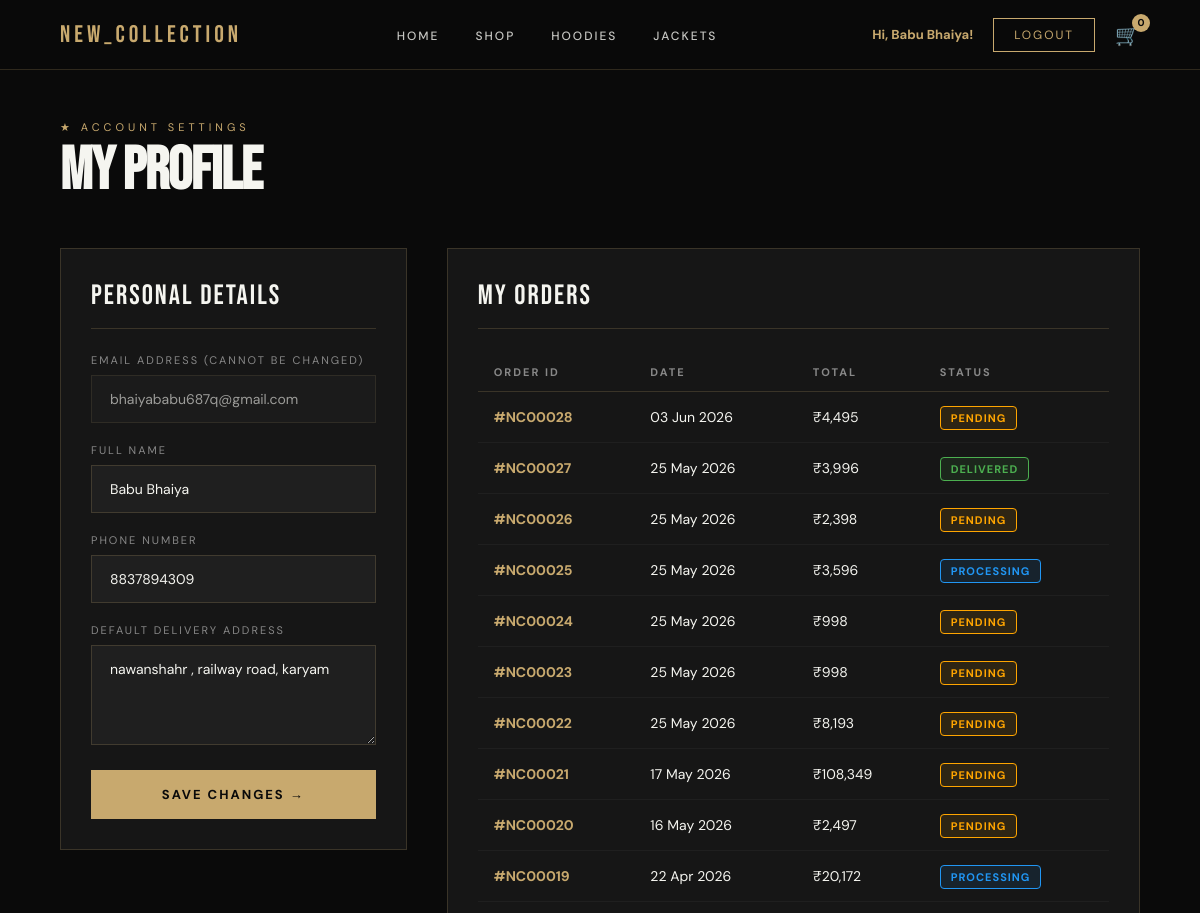
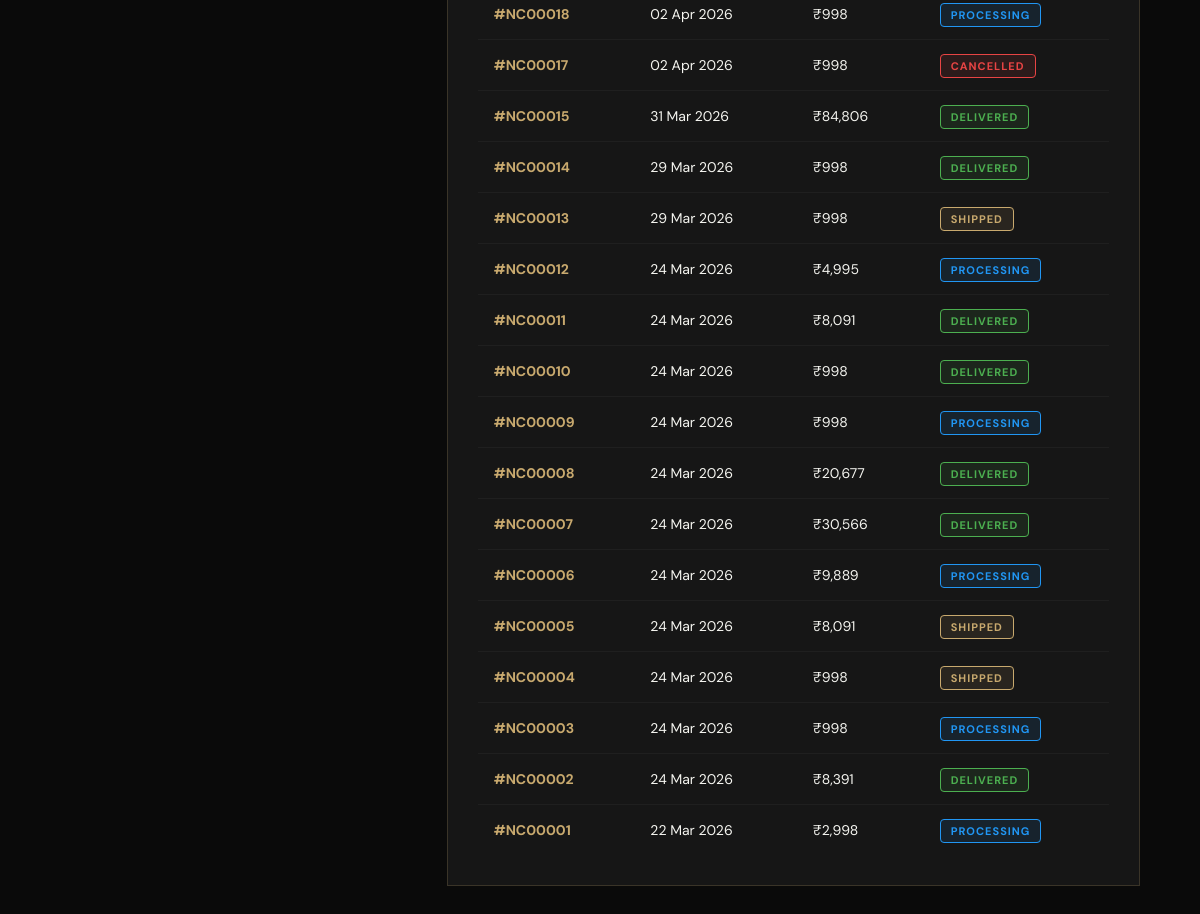
Screenshot of /pages/profile.php (signed in) with the database file from the repository (2 pictures, top to bottom).
### tables this page shows
CREATE TABLE `users` (
  `id` int(11) NOT NULL,
  `name` varchar(100) NOT NULL,
  `email` varchar(100) NOT NULL,
  `password` varchar(255) NOT NULL,
  `otp` varchar(6) DEFAULT NULL,
  `is_verified` tinyint(1) NOT NULL DEFAULT 0,
  `phone` varchar(20) DEFAULT NULL,
  `address` text DEFAULT NULL,
  `is_admin` tinyint(4) DEFAULT 0,
  `created_at` timestamp NOT NULL DEFAULT current_timestamp()
);

CREATE TABLE `orders` (
  `id` int(11) NOT NULL,
  `user_id` int(11) NOT NULL,
  `total_amount` decimal(10,2) NOT NULL,
  `status` enum('pending','processing','shipped','delivered','cancelled') DEFAULT 'pending',
  `payment_method` varchar(50) DEFAULT 'Cash on Delivery',
  `shipping_address` text DEFAULT NULL,
  `phone` varchar(20) DEFAULT NULL,
  `created_at` timestamp NOT NULL DEFAULT current_timestamp()
);

### pages/profile.php (the view, shortened to what this page needs)
<?php
require_once '../php/config.php';
$user_id = $_SESSION['user_id'];
$user = mysqli_fetch_assoc(mysqli_query($conn, "SELECT * FROM users WHERE id='$user_id'"));
$orders = mysqli_query($conn, "SELECT * FROM orders WHERE user_id='$user_id' ORDER BY created_at DESC");
$cc = mysqli_query($conn, "SELECT SUM(quantity) as total FROM cart WHERE user_id='$user_id'");
$cc_row = mysqli_fetch_assoc($cc);
$cart_count = $cc_row['total'] ?? 0;
?>
<!DOCTYPE html>
<html lang="en">
<head>
    <link rel="stylesheet" href="../css/style.css">
</head>
<body>
    <nav class="navbar">
        <a href="../index.php" class="nav-logo">NEW_COLLECTION</a>
        <ul class="nav-links">
            <li><a href="../index.php">Home</a></li>
            <li><a href="products.php">Shop</a></li>
            <li><a href="products.php?category=hoodie">Hoodies</a></li>
            <li><a href="products.php?category=jacket">Jackets</a></li>
        </ul>
        <div class="nav-actions">
            <a href="profile.php" style="color:var(--gold);font-size:13px;text-decoration:none;font-weight:bold;">Hi, <?php echo $_SESSION['user_name']; ?>!</a>
            <a href="../php/logout.php" class="nav-btn">Logout</a>
            <a href="cart.php" class="cart-icon">🛒 <span class="cart-count"><?php echo $cart_count; ?></span></a>
        </div>
    </nav>
    <div class="profile-page">
        <p class="section-label">★ Account Settings</p>
        <h1 class="section-title">MY PROFILE</h1>
        <div class="profile-grid">
            <div class="profile-card">
                <div class="profile-title">PERSONAL DETAILS</div>
                <form method="POST" action="">
                    <div class="form-group">
                        <label>Email Address (Cannot be changed)</label>
                        <input type="email" value="<?php echo $user['email']; ?>" disabled style="opacity:0.6; cursor:not-allowed;">
                    </div>
                    <div class="form-group">
                        <label>Full Name</label>
                        <input type="text" name="name" value="<?php echo $user['name']; ?>" required>
                    </div>
                    <div class="form-group">
                        <label>Phone Number</label>
                        <input type="tel" name="phone" value="<?php echo $user['phone'] ?? ''; ?>" required pattern="[0-9]{10}" maxlength="10">
                    </div>
                    <div class="form-group">
                        <label>Default Delivery Address</label>
                        <textarea name="address" placeholder="Enter your full address here..."><?php echo $user['address'] ?? ''; ?></textarea>
                    </div>
                    <button type="submit" name="update_profile" class="btn-primary">Save Changes →</button>
                </form>
            </div>
            <div class="order-history">
                <div class="profile-title">MY ORDERS</div>
                <?php if(mysqli_num_rows($orders) > 0): ?>
                    <table>
                        <thead>
                            <tr>
                                <th>Order ID</th>
                                <th>Date</th>
                                <th>Total</th>
                                <th>Status</th>
                            </tr>
                        </thead>
                        <tbody>
                            <?php while($order = mysqli_fetch_assoc($orders)): ?>
                                <tr>
                                    <td style="color:var(--gold);font-weight:bold;">#NC<?php echo str_pad($order['id'], 5, '0', STR_PAD_LEFT); ?></td>
                                    <td><?php echo date('d M Y', strtotime($order['created_at'])); ?></td>
                                    <td>₹<?php echo number_format($order['total_amount'], 0); ?></td>
                                    <td>
                                        <span class="status-badge status-<?php echo strtolower($order['status']); ?>">
                                            <?php echo $order['status']; ?>
                                        </span>
                                    </td>
                                </tr>
                            <?php endwhile; ?>
                        </tbody>
                    </table>
                <?php else: ?>
                    <p style="color:var(--muted);text-align:center;padding:40px 0;">You haven't placed any orders yet.</p>
                <?php endif; ?>
            </div>
        </div>
    </div>
</body>
</html>

### css/style.css (style rules this page uses)
* { margin: 0; padding: 0; box-sizing: border-box; }
:root { --black: #0a0a0a; --dark: #111111; --card: #161616; --gold: #c8a96e; --gold2: #e8c17a; --white: #f5f5f0; --muted: #888888; --red: #e84444; --border: rgba(200, 169, 110, 0.2); }
html { scroll-behavior: smooth; }
body { background: var(--black); color: var(--white); font-family: 'DM Sans', sans-serif; overflow-x: hidden; }
a { text-decoration: none; color: inherit; }
.navbar { position: fixed; top: 0; left: 0; right: 0; z-index: 1000; padding: 0 60px; height: 70px; display: flex; align-items: center; justify-content: space-between; background: rgba(10, 10, 10, 0.95); backdrop-filter: blur(20px); border-bottom: 1px solid var(--border); }
.nav-logo { font-family: 'Bebas Neue', sans-serif; font-size: 24px; letter-spacing: 4px; color: var(--gold); }
.nav-links { display: flex; gap: 36px; list-style: none; }
.nav-links a { font-size: 12px; letter-spacing: 2px; text-transform: uppercase; font-weight: 500; color: var(--white); opacity: 0.8; transition: opacity 0.3s; position: relative; }
.nav-links a::after { content: ''; position: absolute; bottom: -4px; left: 0; width: 0; height: 1px; background: var(--gold); transition: width 0.3s; }
.nav-actions { display: flex; align-items: center; gap: 20px; }
.nav-btn { border: 1px solid var(--gold); color: var(--gold); padding: 8px 20px; font-size: 12px; letter-spacing: 2px; text-transform: uppercase; transition: all 0.3s; }
.cart-icon { font-size: 20px; position: relative; cursor: pointer; }
.cart-count { position: absolute; top: -8px; right: -10px; background: var(--gold); color: var(--black); font-size: 10px; font-weight: 700; width: 18px; height: 18px; border-radius: 50%; display: flex; align-items: center; justify-content: center; }
.btn-primary { background: var(--gold); color: var(--black); padding: 16px 36px; font-size: 13px; font-weight: 700; letter-spacing: 2px; text-transform: uppercase; display: inline-block; transition: all 0.3s; border: none; cursor: pointer; font-family: 'DM Sans', sans-serif; }
.section-label { font-size: 11px; letter-spacing: 4px; text-transform: uppercase; color: var(--gold); margin-bottom: 10px; }
.section-title { font-family: 'Bebas Neue', sans-serif; font-size: 60px; line-height: 0.9; margin-bottom: 50px; letter-spacing: -1px; }
.mobile-nav a { display: block; font-size: 26px; font-family: 'Bebas Neue', sans-serif; letter-spacing: 3px; color: var(--white); padding: 16px 0; border-bottom: 1px solid rgba(255,255,255,0.06); text-decoration: none; transition: color 0.3s; }

### rows the page displays
users: email "bhaiyababu687q@gmail.com", name "Babu Bhaiya", phone "8837894309", address "nawanshahr , railway road, karyam"
orders: id "00028", created_at "03 Jun 2026", total_amount "4,495", status "PENDING"
orders: id "00027", created_at "25 May 2026", total_amount "3,996", status "DELIVERED"
orders: id "00026", created_at "25 May 2026", total_amount "2,398", status "PENDING"
orders: id "00025", created_at "25 May 2026", total_amount "3,596", status "PROCESSING"
orders: id "00024", created_at "25 May 2026", total_amount "998", status "PENDING"
orders: id "00023", created_at "25 May 2026", total_amount "998", status "PENDING"
orders: id "00022", created_at "25 May 2026", total_amount "8,193", status "PENDING"
orders: id "00021", created_at "17 May 2026", total_amount "108,349", status "PENDING"
orders: id "00020", created_at "16 May 2026", total_amount "2,497", status "PENDING"
orders: id "00019", created_at "22 Apr 2026", total_amount "20,172", status "PROCESSING"
orders: id "00018", created_at "02 Apr 2026", total_amount "998", status "PROCESSING"
orders: id "00017", created_at "02 Apr 2026", total_amount "998", status "CANCELLED"
orders: id "00015", created_at "31 Mar 2026", total_amount "84,806", status "DELIVERED"
orders: id "00014", created_at "29 Mar 2026", total_amount "998", status "DELIVERED"
orders: id "00013", created_at "29 Mar 2026", total_amount "998", status "SHIPPED"
orders: id "00012", created_at "24 Mar 2026", total_amount "4,995", status "PROCESSING"
orders: id "00011", created_at "24 Mar 2026", total_amount "8,091", status "DELIVERED"
orders: id "00010", created_at "24 Mar 2026", total_amount "998", status "DELIVERED"
orders: id "00009", created_at "24 Mar 2026", total_amount "998", status "PROCESSING"
orders: id "00008", created_at "24 Mar 2026", total_amount "20,677", status "DELIVERED"
orders: id "00007", created_at "24 Mar 2026", total_amount "30,566", status "DELIVERED"
orders: id "00006", created_at "24 Mar 2026", total_amount "9,889", status "PROCESSING"
orders: id "00005", created_at "24 Mar 2026", total_amount "8,091", status "SHIPPED"
orders: id "00004", created_at "24 Mar 2026", total_amount "998", status "SHIPPED"
orders: id "00003", created_at "24 Mar 2026", total_amount "998", status "PROCESSING"
orders: id "00002", created_at "24 Mar 2026", total_amount "8,391", status "DELIVERED"
orders: id "00001", created_at "22 Mar 2026", total_amount "2,998", status "PROCESSING"

### other values shown
$_SESSION['user_name'] "Babu Bhaiya"
$cart_count "0"
